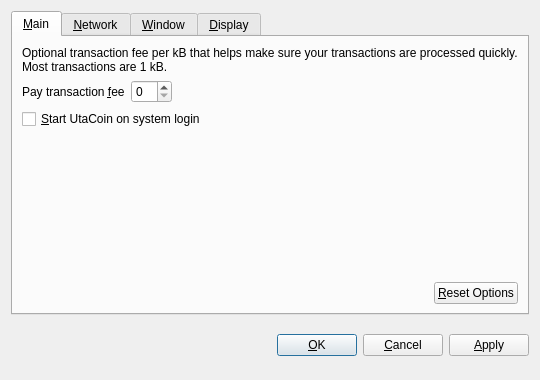
<?xml version="1.0" encoding="UTF-8"?>
<ui version="4.0">
 <class>OptionsDialog</class>
 <widget class="QDialog" name="OptionsDialog">
  <property name="geometry">
   <rect>
    <x>0</x>
    <y>0</y>
    <width>540</width>
    <height>380</height>
   </rect>
  </property>
  <property name="windowTitle">
   <string>Options</string>
  </property>
  <property name="modal">
   <bool>true</bool>
  </property>
  <layout class="QVBoxLayout" name="verticalLayout">
   <item>
    <widget class="QTabWidget" name="tabWidget">
     <property name="tabPosition">
      <enum>QTabWidget::North</enum>
     </property>
     <property name="currentIndex">
      <number>0</number>
     </property>
     <widget class="QWidget" name="tabMain">
      <attribute name="title">
       <string>&amp;Main</string>
      </attribute>
      <layout class="QVBoxLayout" name="verticalLayout_Main">
       <item>
        <widget class="QLabel" name="transactionFeeInfoLabel">
         <property name="text">
          <string>Optional transaction fee per kB that helps make sure your transactions are processed quickly. Most transactions are 1 kB.</string>
         </property>
         <property name="textFormat">
          <enum>Qt::PlainText</enum>
         </property>
         <property name="wordWrap">
          <bool>true</bool>
         </property>
        </widget>
       </item>
       <item>
        <layout class="QHBoxLayout" name="horizontalLayout_1_Main">
         <item>
          <widget class="QLabel" name="transactionFeeLabel">
           <property name="text">
            <string>Pay transaction &amp;fee</string>
           </property>
           <property name="textFormat">
            <enum>Qt::PlainText</enum>
           </property>
           <property name="buddy">
            <cstring>transactionFee</cstring>
           </property>
          </widget>
         </item>
         <item>
          <widget class="BitcoinAmountField" name="transactionFee"/>
         </item>
         <item>
          <spacer name="horizontalSpacer_1_Main">
           <property name="orientation">
            <enum>Qt::Horizontal</enum>
           </property>
           <property name="sizeHint" stdset="0">
            <size>
             <width>40</width>
             <height>20</height>
            </size>
           </property>
          </spacer>
         </item>
        </layout>
       </item>
       <item>
        <widget class="QCheckBox" name="bitcoinAtStartup">
         <property name="toolTip">
          <string>Automatically start UtaCoin after logging in to the system.</string>
         </property>
         <property name="text">
          <string>&amp;Start UtaCoin on system login</string>
         </property>
        </widget>
       </item>
       <item>
        <spacer name="verticalSpacer_Main">
         <property name="orientation">
          <enum>Qt::Vertical</enum>
         </property>
         <property name="sizeHint" stdset="0">
          <size>
           <width>20</width>
           <height>40</height>
          </size>
         </property>
        </spacer>
       </item>
       <item>
        <layout class="QHBoxLayout" name="horizontalLayout_2_Main">
         <item>
          <spacer name="horizontalSpacer_2_Main">
           <property name="orientation">
            <enum>Qt::Horizontal</enum>
           </property>
           <property name="sizeHint" stdset="0">
            <size>
             <width>40</width>
             <height>20</height>
            </size>
           </property>
          </spacer>
         </item>
         <item>
          <widget class="QPushButton" name="resetButton">
           <property name="toolTip">
            <string>Reset all client options to default.</string>
           </property>
           <property name="text">
            <string>&amp;Reset Options</string>
           </property>
           <property name="autoDefault">
            <bool>false</bool>
           </property>
          </widget>
         </item>
        </layout>
       </item>
      </layout>
     </widget>
     <widget class="QWidget" name="tabNetwork">
      <attribute name="title">
       <string>&amp;Network</string>
      </attribute>
      <layout class="QVBoxLayout" name="verticalLayout_Network">
       <item>
        <widget class="QCheckBox" name="mapPortUpnp">
         <property name="toolTip">
          <string>Automatically open the UtaCoin client port on the router. This only works when your router supports UPnP and it is enabled.</string>
         </property>
         <property name="text">
          <string>Map port using &amp;UPnP</string>
         </property>
        </widget>
       </item>
       <item>
        <widget class="QCheckBox" name="connectSocks">
         <property name="toolTip">
          <string>Connect to the UtaCoin network through a SOCKS proxy (e.g. when connecting through Tor).</string>
         </property>
         <property name="text">
          <string>&amp;Connect through SOCKS proxy:</string>
         </property>
        </widget>
       </item>
       <item>
        <layout class="QHBoxLayout" name="horizontalLayout_Network">
         <item>
          <widget class="QLabel" name="proxyIpLabel">
           <property name="text">
            <string>Proxy &amp;IP:</string>
           </property>
           <property name="textFormat">
            <enum>Qt::PlainText</enum>
           </property>
           <property name="buddy">
            <cstring>proxyIp</cstring>
           </property>
          </widget>
         </item>
         <item>
          <widget class="QValidatedLineEdit" name="proxyIp">
           <property name="maximumSize">
            <size>
             <width>140</width>
             <height>16777215</height>
            </size>
           </property>
           <property name="toolTip">
            <string>IP address of the proxy (e.g. 127.0.0.1)</string>
           </property>
          </widget>
         </item>
         <item>
          <widget class="QLabel" name="proxyPortLabel">
           <property name="text">
            <string>&amp;Port:</string>
           </property>
           <property name="textFormat">
            <enum>Qt::PlainText</enum>
           </property>
           <property name="buddy">
            <cstring>proxyPort</cstring>
           </property>
          </widget>
         </item>
         <item>
          <widget class="QLineEdit" name="proxyPort">
           <property name="maximumSize">
            <size>
             <width>55</width>
             <height>16777215</height>
            </size>
           </property>
           <property name="toolTip">
            <string>Port of the proxy (e.g. 9050)</string>
           </property>
          </widget>
         </item>
         <item>
          <widget class="QLabel" name="socksVersionLabel">
           <property name="text">
            <string>SOCKS &amp;Version:</string>
           </property>
           <property name="textFormat">
            <enum>Qt::PlainText</enum>
           </property>
           <property name="buddy">
            <cstring>socksVersion</cstring>
           </property>
          </widget>
         </item>
         <item>
          <widget class="QValueComboBox" name="socksVersion">
           <property name="toolTip">
            <string>SOCKS version of the proxy (e.g. 5)</string>
           </property>
          </widget>
         </item>
         <item>
          <spacer name="horizontalSpacer_Network">
           <property name="orientation">
            <enum>Qt::Horizontal</enum>
           </property>
           <property name="sizeHint" stdset="0">
            <size>
             <width>40</width>
             <height>20</height>
            </size>
           </property>
          </spacer>
         </item>
        </layout>
       </item>
       <item>
        <spacer name="verticalSpacer_Network">
         <property name="orientation">
          <enum>Qt::Vertical</enum>
         </property>
         <property name="sizeHint" stdset="0">
          <size>
           <width>20</width>
           <height>40</height>
          </size>
         </property>
        </spacer>
       </item>
      </layout>
     </widget>
     <widget class="QWidget" name="tabWindow">
      <attribute name="title">
       <string>&amp;Window</string>
      </attribute>
      <layout class="QVBoxLayout" name="verticalLayout_Window">
       <item>
        <widget class="QCheckBox" name="minimizeToTray">
         <property name="toolTip">
          <string>Show only a tray icon after minimizing the window.</string>
         </property>
         <property name="text">
          <string>&amp;Minimize to the tray instead of the taskbar</string>
         </property>
        </widget>
       </item>
       <item>
        <widget class="QCheckBox" name="minimizeOnClose">
         <property name="toolTip">
          <string>Minimize instead of exit the application when the window is closed. When this option is enabled, the application will be closed only after selecting Quit in the menu.</string>
         </property>
         <property name="text">
          <string>M&amp;inimize on close</string>
         </property>
        </widget>
       </item>
       <item>
        <spacer name="verticalSpacer_Window">
         <property name="orientation">
          <enum>Qt::Vertical</enum>
         </property>
         <property name="sizeHint" stdset="0">
          <size>
           <width>20</width>
           <height>40</height>
          </size>
         </property>
        </spacer>
       </item>
      </layout>
     </widget>
     <widget class="QWidget" name="tabDisplay">
      <attribute name="title">
       <string>&amp;Display</string>
      </attribute>
      <layout class="QVBoxLayout" name="verticalLayout_Display">
       <item>
        <layout class="QHBoxLayout" name="horizontalLayout_1_Display">
         <item>
          <widget class="QLabel" name="langLabel">
           <property name="text">
            <string>User Interface &amp;language:</string>
           </property>
           <property name="textFormat">
            <enum>Qt::PlainText</enum>
           </property>
           <property name="buddy">
            <cstring>lang</cstring>
           </property>
          </widget>
         </item>
         <item>
          <widget class="QValueComboBox" name="lang">
           <property name="toolTip">
            <string>The user interface language can be set here. This setting will take effect after restarting UtaCoin.</string>
           </property>
          </widget>
         </item>
        </layout>
       </item>
       <item>
        <layout class="QHBoxLayout" name="horizontalLayout_2_Display">
         <item>
          <widget class="QLabel" name="unitLabel">
           <property name="text">
            <string>&amp;Unit to show amounts in:</string>
           </property>
           <property name="textFormat">
            <enum>Qt::PlainText</enum>
           </property>
           <property name="buddy">
            <cstring>unit</cstring>
           </property>
          </widget>
         </item>
         <item>
          <widget class="QValueComboBox" name="unit">
           <property name="toolTip">
            <string>Choose the default subdivision unit to show in the interface and when sending coins.</string>
           </property>
          </widget>
         </item>
        </layout>
       </item>
       <item>
        <widget class="QCheckBox" name="displayAddresses">
         <property name="toolTip">
          <string>Whether to show UtaCoin addresses in the transaction list or not.</string>
         </property>
         <property name="text">
          <string>&amp;Display addresses in transaction list</string>
         </property>
        </widget>
       </item>
       <item>
        <widget class="QCheckBox" name="coinControlFeatures">
         <property name="toolTip">
          <string>Whether to show coin control features or not.</string>
         </property>
         <property name="text">
          <string>Display coin &amp;control features (experts only!)</string>
         </property>
        </widget>
       </item>
       <item>
        <spacer name="verticalSpacer_Display">
         <property name="orientation">
          <enum>Qt::Vertical</enum>
         </property>
         <property name="sizeHint" stdset="0">
          <size>
           <width>20</width>
           <height>40</height>
          </size>
         </property>
        </spacer>
       </item>
      </layout>
     </widget>
    </widget>
   </item>
   <item>
    <layout class="QHBoxLayout" name="horizontalLayout_Buttons">
     <item>
      <spacer name="horizontalSpacer_1">
       <property name="orientation">
        <enum>Qt::Horizontal</enum>
       </property>
       <property name="sizeHint" stdset="0">
        <size>
         <width>40</width>
         <height>48</height>
        </size>
       </property>
      </spacer>
     </item>
     <item>
      <widget class="QLabel" name="statusLabel">
       <property name="font">
        <font>
         <weight>75</weight>
         <bold>true</bold>
        </font>
       </property>
       <property name="text">
        <string/>
       </property>
       <property name="textFormat">
        <enum>Qt::PlainText</enum>
       </property>
       <property name="wordWrap">
        <bool>true</bool>
       </property>
      </widget>
     </item>
     <item>
      <spacer name="horizontalSpacer_2">
       <property name="orientation">
        <enum>Qt::Horizontal</enum>
       </property>
       <property name="sizeHint" stdset="0">
        <size>
         <width>40</width>
         <height>48</height>
        </size>
       </property>
      </spacer>
     </item>
     <item>
      <widget class="QPushButton" name="okButton">
       <property name="text">
        <string>&amp;OK</string>
       </property>
      </widget>
     </item>
     <item>
      <widget class="QPushButton" name="cancelButton">
       <property name="text">
        <string>&amp;Cancel</string>
       </property>
       <property name="autoDefault">
        <bool>false</bool>
       </property>
      </widget>
     </item>
     <item>
      <widget class="QPushButton" name="applyButton">
       <property name="text">
        <string>&amp;Apply</string>
       </property>
       <property name="autoDefault">
        <bool>false</bool>
       </property>
      </widget>
     </item>
    </layout>
   </item>
  </layout>
 </widget>
 <customwidgets>
  <customwidget>
   <class>BitcoinAmountField</class>
   <extends>QSpinBox</extends>
   <header>bitcoinamountfield.h</header>
  </customwidget>
  <customwidget>
   <class>QValueComboBox</class>
   <extends>QComboBox</extends>
   <header>qvaluecombobox.h</header>
  </customwidget>
  <customwidget>
   <class>QValidatedLineEdit</class>
   <extends>QLineEdit</extends>
   <header>qvalidatedlineedit.h</header>
  </customwidget>
 </customwidgets>
 <resources/>
 <connections/>
</ui>
